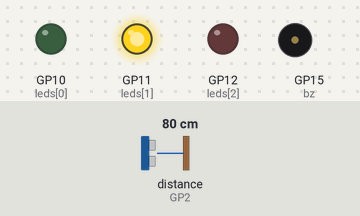
This program was run on a simulated Raspberry Pi Pico running MicroPython. Shown: output pins drawn as LEDs (lit = HIGH), buzzer (waves = sounding). Wiring (from the project's diagram.json): green LED on GP10, yellow LED on GP11, red LED on GP12, buzzer on GP15. The test bench sets the inputs (shaded band); at power-on: distance to the obstacle (sensor on GP2) 80 cm. The echo pulse lasts 58.3 µs per cm; pins used as bus, display or sensor lines are not drawn.

Above: at 0.81 s.
1.3 s: distance to the obstacle (sensor on GP2) set to 64 cm
4.4 s: distance to the obstacle (sensor on GP2) set to 55 cm
At 4.7 s:
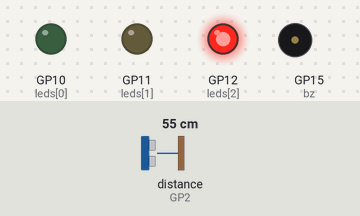
7.5 s: distance to the obstacle (sensor on GP2) set to 250 cm
At 8.5 s:
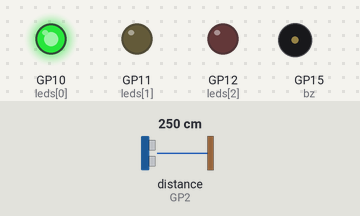
9.0 s: distance to the obstacle (sensor on GP2) set to 154 cm
10.5 s: distance to the obstacle (sensor on GP2) set to 145 cm
At 11.3 s:
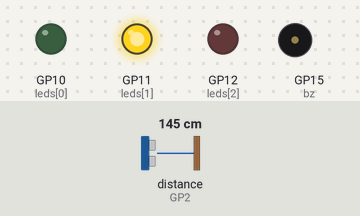
13.6 s: distance to the obstacle (sensor on GP2) set to 2 cm
At 14.45 s:
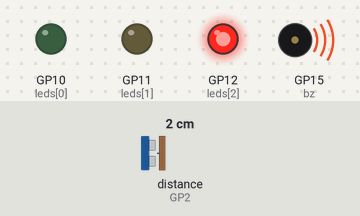
Timing chart, 0 to 17.7 s (numbered marks = the images above; inputs shaded):
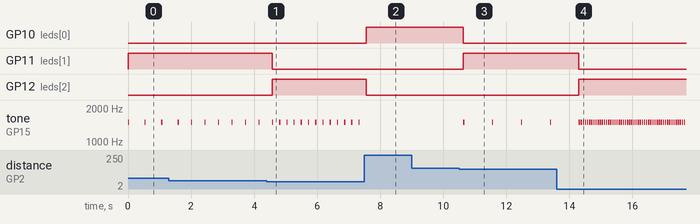

Measured:
- the behaviour switches between 61 and 60 cm on distance to the obstacle (sensor on GP2) (found by bisection; images 0 and 1)
- the behaviour switches between 151 and 150 cm on distance to the obstacle (sensor on GP2) (found by bisection; images 2 and 3)
- after the input at 4.4 s, GP11 (leds[1]): HIGH → LOW after 0.17 s; GP12 (leds[2]): LOW → HIGH after 0.17 s; tone on GP15 (bz): alternates 1500 Hz for 0.04 s and silent for 0.19 s, starting after 0.40 s
- after the input at 7.5 s, GP10 (leds[0]): LOW → HIGH after 0.06 s; GP12 (leds[2]): HIGH → LOW after 0.06 s; tone on GP15 (bz): stops changing and stays silent
- after the input at 10.5 s, GP10 (leds[0]): HIGH → LOW after 0.13 s; GP11 (leds[1]): LOW → HIGH after 0.13 s; tone on GP15 (bz): alternates 1500 Hz for 0.04 s and silent for 0.88 s, starting after 0.13 s
- after the input at 13.6 s, GP11 (leds[1]): HIGH → LOW after 0.70 s; GP12 (leds[2]): LOW → HIGH after 0.70 s; tone on GP15 (bz): alternates 1500 Hz for 0.04 s and silent for 0.03 s, starting after 0.77 s
- by itself, tone on GP15 (bz): alternates 1500 Hz for 0.04 s and silent for 0.39 s

The program:

main.py
```python
from machine import Pin, PWM, time_pulse_us
import time

trig = Pin(3, Pin.OUT)
echo = Pin(2, Pin.IN)
leds = [Pin(p, Pin.OUT) for p in (10, 11, 12)]   # green, yellow, red
bz = PWM(Pin(15))

def dist():
    trig.low(); time.sleep_us(2)
    trig.high(); time.sleep_us(10); trig.low()
    t = time_pulse_us(echo, 1, 30000)
    return t * 0.0343 / 2 if t > 0 else None

def beep(ms=40):
    bz.freq(1500); bz.duty_u16(20000)
    time.sleep_ms(ms)
    bz.duty_u16(0)

while True:
    d = dist()
    for l in leds:
        l.off()
    if d is None or d > 150:
        leds[0].on(); time.sleep_ms(150)
    elif d > 60:
        leds[1].on(); beep(); time.sleep_ms(int(d * 6))
    else:
        leds[2].on(); beep(); time.sleep_ms(int(d * 3) + 20)
```
